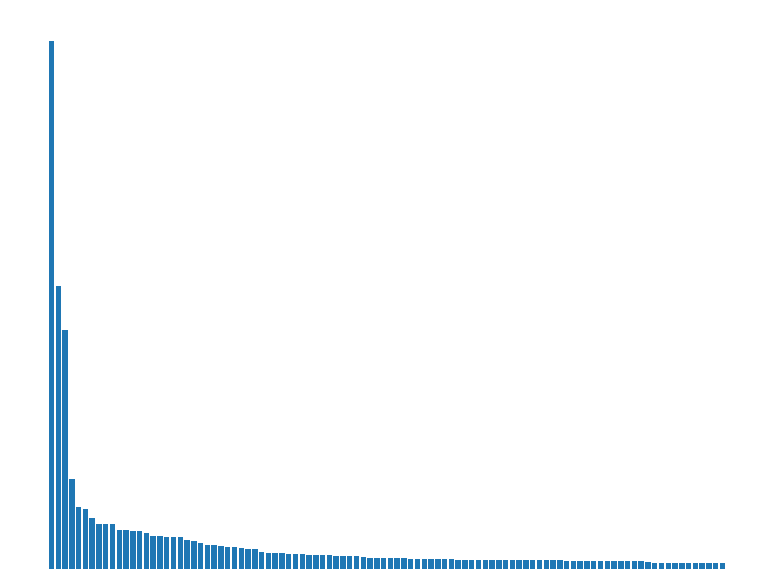

Source code (Python):
import os
import re
from collections import Counter

import jieba
import matplotlib

matplotlib.use("Agg")
import matplotlib.pyplot as plt

BASE_DIR = os.path.dirname(os.path.abspath(__file__))
TEXT_PATH = os.path.join(BASE_DIR, "data", "novel.txt")
CHART_PATH = os.path.join(BASE_DIR, "word_frequency.png")

CJK_RE = re.compile(r"[\u4e00-\u9fff]")


def load_words(path):
    with open(path, encoding="utf-8-sig") as f:
        text = f.read()
    return [w for w in jieba.cut(text) if CJK_RE.search(w)]


def main():
    words = load_words(TEXT_PATH)
    counts = Counter(words)

    top10 = counts.most_common(10)
    print("Top 10 most frequent words:")
    for word, count in top10:
        print(f"{word}\t{count}")

    top100 = counts.most_common(100)
    words_100 = [w for w, _ in top100]
    counts_100 = [c for _, c in top100]

    plt.bar(range(len(counts_100)), counts_100)
    plt.xticks([])
    plt.yticks([])
    plt.axis("off")
    plt.savefig(CHART_PATH, bbox_inches="tight", dpi=150)
    plt.close()
    print(f"Saved bar chart to {CHART_PATH}")


if __name__ == "__main__":
    main()
